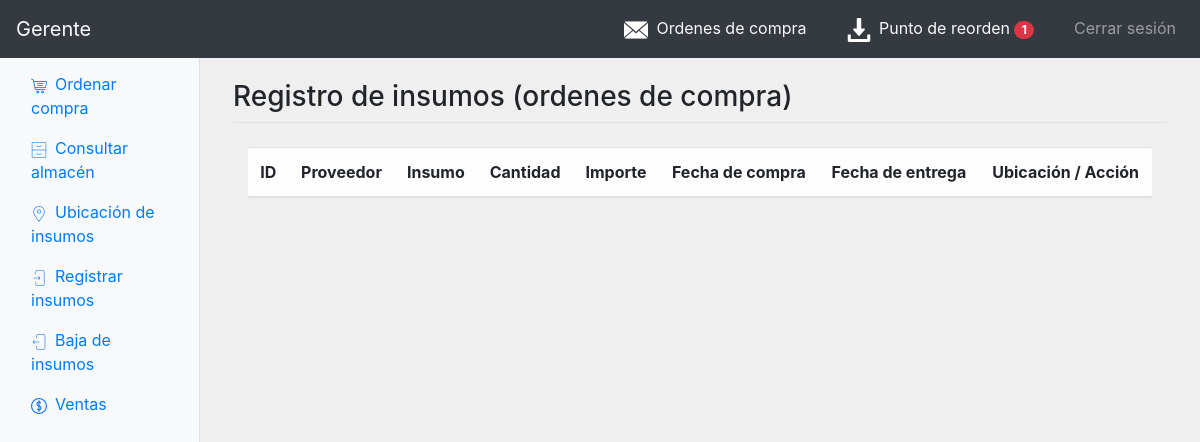
Page /g-registroInsumos.php (signed in) on the earlier database version.
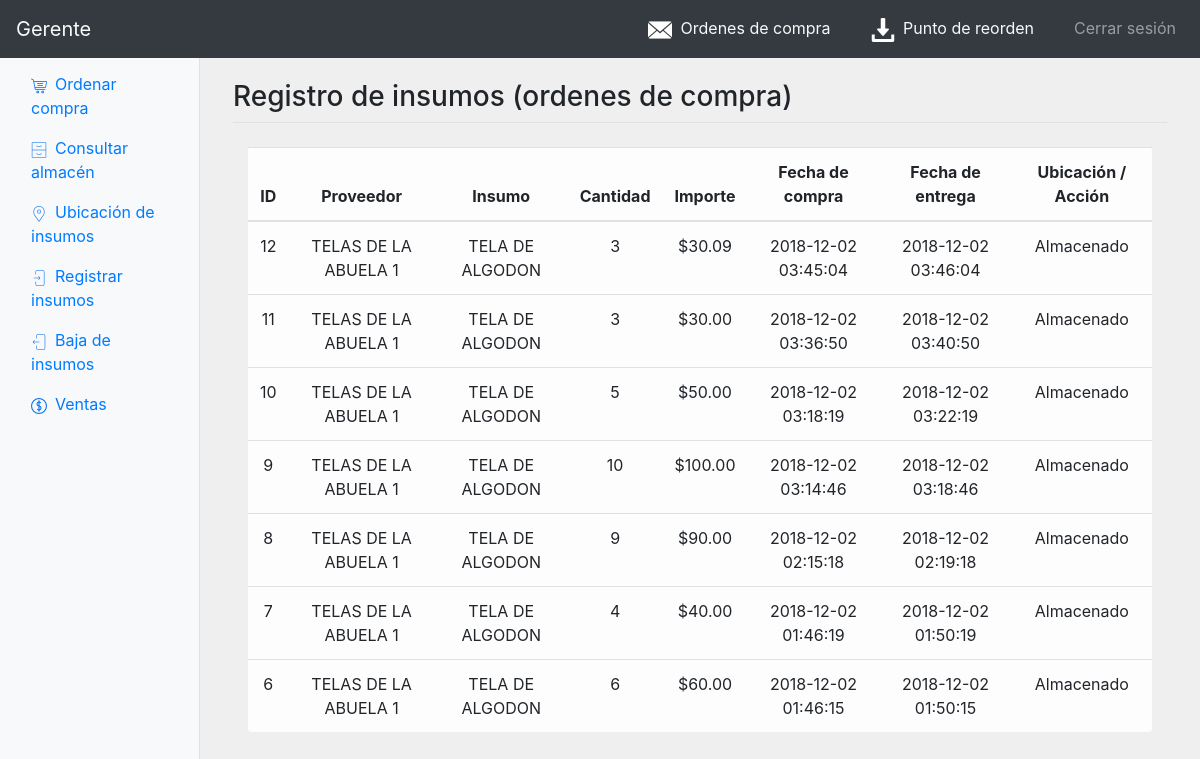
Same page on the later database version.
### tables this page shows
CREATE TABLE `comprainsumos` (
  `id` int(11) NOT NULL,
  `idInsumo` int(11) NOT NULL,
  `idProveedor` int(11) NOT NULL,
  `cantidad` int(11) NOT NULL,
  `importe` decimal(10,2) NOT NULL,
  `fechaCompra` datetime NOT NULL,
  `fechaEntrega` datetime NOT NULL,
  `estado` int(11) NOT NULL
);

CREATE TABLE `proveedor` (
  `id` int(11) NOT NULL,
  `nombre` varchar(45) NOT NULL,
  `idInsumo` int(11) NOT NULL,
  `costo` decimal(10,2) NOT NULL,
  `maximo` int(11) NOT NULL,
  `minimo` int(11) NOT NULL,
  `tiempoEntrega` int(11) NOT NULL
);

CREATE TABLE `insumo` (
  `id` int(11) NOT NULL,
  `nombre` varchar(45) NOT NULL
);

### g-registroInsumos.php (the view, shortened to what the changed rows need)
<?php include_once "templates/header.php";?>
<?php include_once "templates/navbarGerente.php"?>
    <div class="col-12 col-md-9 col-lg-10 px-4 px-sm-5 pt-4 sidebar-left ">
      <div class="row my-4">
        <div class="col-12 mx-auto">
          <table class="table table-hover table-responsive-md table-light rounded text-center">
            <thead>
              <tr>
                <th style="width=">ID</th>
                <th>Proveedor</th>
                <th>Insumo</th>
                <th>Cantidad</th>
                <th>Importe</th>
                <th>Fecha de compra</th>
                <th>Fecha de entrega</th>
                <th>Ubicación / Acción</th>
              </tr>
            </thead>
            <tbody>
              <?php
                $consultaCompras = "SELECT a.id,a.idInsumo,b.nombre as nombreI,c.nombre as nombreP,a.cantidad,a.importe,a.fechaCompra,a.fechaEntrega,a.estado FROM comprainsumos a INNER JOIN insumo b ON a.idInsumo=b.id INNER JOIN proveedor c ON a.idProveedor=c.id ORDER BY fechaCompra DESC";
                if($resultado=$conn->query($consultaCompras)){
                  while ($compra=mysqli_fetch_array($resultado)) {
                    $fechaActual=date("Y-m-d H:i:s");
                    echo "<tr>";
                    echo '<td>'.$compra[id].'</td>';
                    echo '<td>'.$compra[nombreP].'</td>';
                    echo '<td>'.$compra[nombreI].'</td>';
                    echo '<td>'.$compra[cantidad].'</td>';
                    echo '<td>$'.$compra[importe].'</td>';
                    echo '<td>'.$compra[fechaCompra].'</td>';
                    echo '<td>'.$compra[fechaEntrega].'</td>';
                    if ($fechaActual>$compra[fechaEntrega]) {
                      if ($compra[estado]==0) {
                        echo "<td>";
                        echo '
                        <form class="form-inline" action="funciones/gerente.php" method="post">
                          <input type="hidden" name="idi" value="'.$compra[idInsumo].'">
                          <input type="hidden" name="idc" value="'.$compra[id].'">
                          <input type="hidden" name="cantidad" value="'.$compra[cantidad].'">
                          <select name="ubicacion" class="custom-select mr-2" required>
                            <option value="1">1</option>
                            <option value="2">2</option>
                            <option value="3">3</option>
                          </select>
                          <button class="btn btn-primary btn-sm" type="submit" name="accion" value="registrarInsumos">Registrar</button>
                        </form>
                        ';
                        echo "</td>";
                      }
                      else {
                        echo "<td>Almacenado</td>";
                      }
                    }
                    else {
                      echo "<td>Pendiente</td>";
                    }
                    echo "</tr>";
                  }
                }
                else {
                  echo "Error";
                }
              ?>
            </tbody>
          </table>
    </div>
  </div>
</div>
<?php include_once "templates/scripts.php"?>

### templates/navbarGerente.php (shortened to what the changed rows need)
<?php
	require('funciones/db.php');
?>
<nav class="navbar navbar-expand-md navbar-dark bg-dark fixed-top">
  <div class="collapse navbar-collapse" id="navTog">
    <ul class="navbar-nav ml-auto">
			<li class="nav-item dropdown pr-4">
        <a class="nav-link" href="#" class="nav-link dropdown-toggle" data-toggle="dropdown">
					<img src="img/ico/reo.png">
					<span class=" text-light ml-1">Punto de reorden</span>
					<?php
						$consultaInsumos = "SELECT * FROM almaceninsumos";
						$resultado = $conn->query($consultaInsumos);
						$cantidadInsumos = mysqli_num_rows($resultado);
						if ($cantidadInsumos<=10) {
							echo '<span class="badge badge-pill badge-danger">';
							echo "1";
							echo '</span>';
						}
					?>
        </a>
      </li>
    </ul>
  </div>
</nav>
<div class="container-fluid">
  <div class="row">

Differences in the rows shown:
added comprainsumos: id "12", idProveedor.nombre "TELAS DE LA ABUELA 1", idInsumo.nombre "TELA DE ALGODON", cantidad "3", importe "30.09", fechaCompra "2018-12-02 03:45:04", fechaEntrega "2018-12-02 03:46:04", estado "Almacenado"
added comprainsumos: id "11", idProveedor.nombre "TELAS DE LA ABUELA 1", idInsumo.nombre "TELA DE ALGODON", cantidad "3", importe "30.00", fechaCompra "2018-12-02 03:36:50", fechaEntrega "2018-12-02 03:40:50", estado "Almacenado"
added comprainsumos: id "10", idProveedor.nombre "TELAS DE LA ABUELA 1", idInsumo.nombre "TELA DE ALGODON", cantidad "5", importe "50.00", fechaCompra "2018-12-02 03:18:19", fechaEntrega "2018-12-02 03:22:19", estado "Almacenado"
added comprainsumos: id "9", idProveedor.nombre "TELAS DE LA ABUELA 1", idInsumo.nombre "TELA DE ALGODON", cantidad "10", importe "100.00", fechaCompra "2018-12-02 03:14:46", fechaEntrega "2018-12-02 03:18:46", estado "Almacenado"
added comprainsumos: id "8", idProveedor.nombre "TELAS DE LA ABUELA 1", idInsumo.nombre "TELA DE ALGODON", cantidad "9", importe "90.00", fechaCompra "2018-12-02 02:15:18", fechaEntrega "2018-12-02 02:19:18", estado "Almacenado"
added comprainsumos: id "7", idProveedor.nombre "TELAS DE LA ABUELA 1", idInsumo.nombre "TELA DE ALGODON", cantidad "4", importe "40.00", fechaCompra "2018-12-02 01:46:19", fechaEntrega "2018-12-02 01:50:19", estado "Almacenado"
added comprainsumos: id "6", idProveedor.nombre "TELAS DE LA ABUELA 1", idInsumo.nombre "TELA DE ALGODON", cantidad "6", importe "60.00", fechaCompra "2018-12-02 01:46:15", fechaEntrega "2018-12-02 01:50:15", estado "Almacenado"
Other differences:
text no longer shown: "1"
